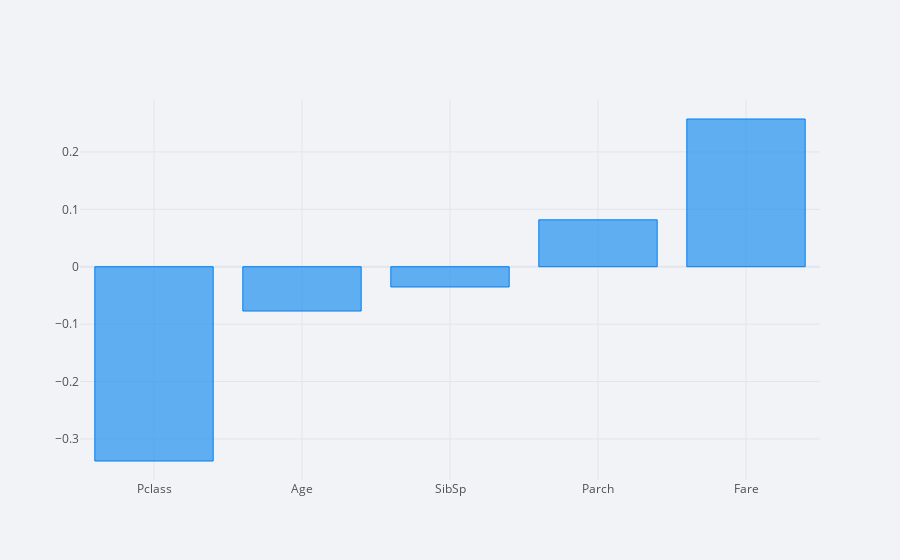

Notebook cell for this chart:
### Code cell
# Correlation between numerical values (SibSp Parch Age PClass and Fare values) and Survived 
data.drop(['Survived'],axis=1).corrwith(data['Survived']).iplot(kind ='bar')

### Figure 1 — Plotly figure (JSON) as saved in the notebook; plotly's stock layout.template omitted (floating-point values rounded to 4 significant figures)
{"data": [{"marker": {"color": "rgba(0, 128, 240, 0.6)", "line": {"color": "rgba(0, 128, 240, 1.0)", "width": 1}}, "name": "None", "orientation": "v", "text": "", "type": "bar", "x": ["Pclass", "Age", "SibSp", "Parch", "Fare"], "y": [-0.3385, -0.07722, -0.03532, 0.08163, 0.2573]}], "layout": {"legend": {"bgcolor": "#F2F3F7", "font": {"color": "#505050"}}, "paper_bgcolor": "#F2F3F7", "plot_bgcolor": "#F2F3F7", "title": {"font": {"color": "#484848"}}, "xaxis": {"gridcolor": "#E1E5ED", "showgrid": true, "tickfont": {"color": "#505050"}, "title": {"font": {"color": "#505050"}, "text": ""}, "zerolinecolor": "#E1E5ED"}, "yaxis": {"gridcolor": "#E1E5ED", "showgrid": true, "tickfont": {"color": "#505050"}, "title": {"font": {"color": "#505050"}, "text": ""}, "zerolinecolor": "#E1E5ED"}}}
